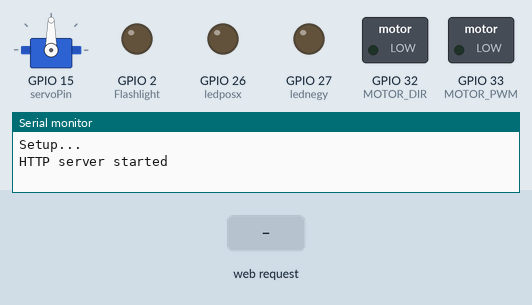
Simulated run of this sketch. Board: ESP32. Parts: servo, switched loads named in the sketch (green lamp = pin HIGH), output pins drawn as LEDs (lit = HIGH), the last lines printed to the serial monitor. Inputs (shaded band) come from the test bench.

Above: at 1.2 s.
1.3 s: HTTP request GET /SentDrivingData?valueX=1 received
At 2.4 s:
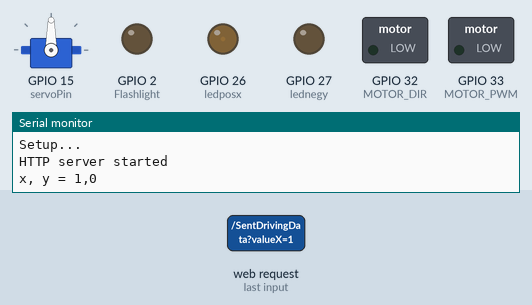
2.8 s: HTTP request GET /SentDrivingData?valueY=1 received
At 3.5 s:
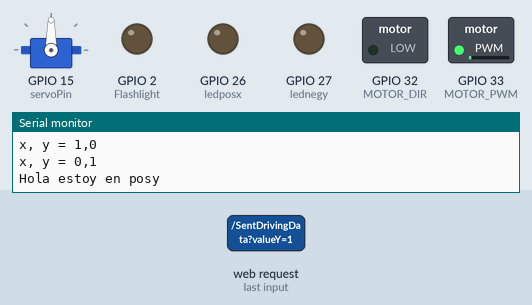
4.3 s: HTTP request GET /SentDrivingData?valueX=120 received
At 4.7 s:
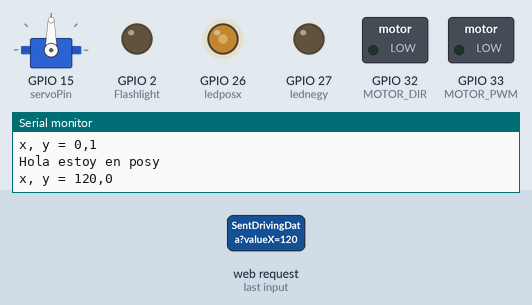
5.8 s: HTTP request GET /SentDrivingData?valueY=120 received
At 7.0 s:
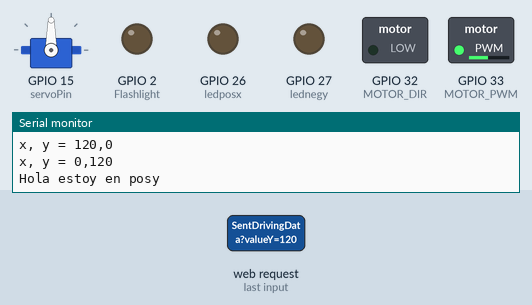
7.3 s: HTTP request GET /SentDrivingData?valueX=1&valueY=1 received
At 8.1 s:
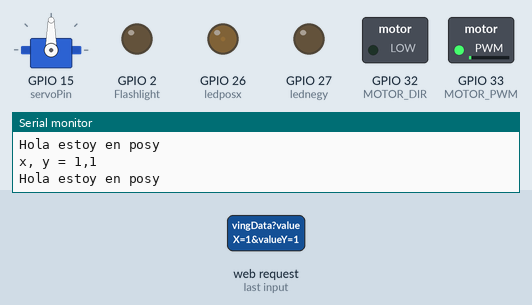
8.8 s: HTTP request GET /SentDrivingData?valueX=120&valueY=120 received
At 9.3 s:
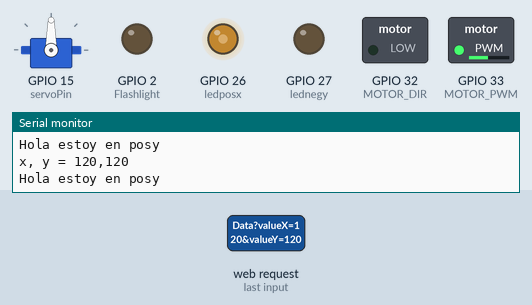
Timing chart, 0 to 11.3 s (numbered marks = the images above; inputs shaded):
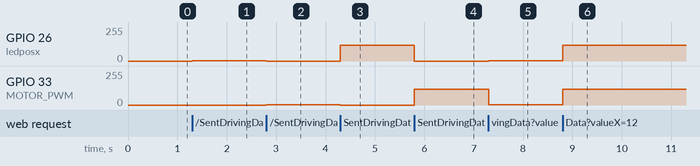

Measured:
- after the input at 1.3 s, GPIO 26 (ledposx): 0/255 → 1/255 at once
- after the input at 2.8 s, GPIO 26 (ledposx): 1/255 → 0/255 at once; GPIO 33 (MOTOR_PWM): 0/255 → 1/255 at once
- after the input at 4.3 s, GPIO 26 (ledposx): 0/255 → 120/255 at once; GPIO 33 (MOTOR_PWM): 1/255 → 0/255 at once
- after the input at 5.8 s, GPIO 26 (ledposx): 120/255 → 0/255 at once; GPIO 33 (MOTOR_PWM): 0/255 → 120/255 at once
- after the input at 7.3 s, GPIO 26 (ledposx): 0/255 → 1/255 at once; GPIO 33 (MOTOR_PWM): 120/255 → 1/255 at once
- after the input at 8.8 s, GPIO 26 (ledposx), GPIO 33 (MOTOR_PWM): 1/255 → 120/255 at once

The sketch:

esp32wifiwebserverv3.ino
```cpp
#include <ESP32Servo.h>
#include <WiFi.h>
#include <WebServer.h>
#include "index.h"  // Mi pagina web
#include <Arduino.h>

Servo myservo;  // create servo object to control a servo

// GPIO the servo is attached to
static const int servoPin = 15;
const int ledposx = 26;
const int ledposy = 33;
const int lednegx = 32;
const int lednegy = 27;

// flashlight
const int Flashlight = 2;

int pos = 90; // intitial servo postion to be at 90 degrees to make it straight different from 90 for mechanical adjustment

// wired connections
#define MOTOR_PWM 33 //  Speed
#define MOTOR_DIR 32 //  Direction

// the actual values for "fast" and "slow" depend on the motor
#define dir_Forward 0
#define dir_Back 255

#define PWM_STOP 0
#define PWM_SLOW 220 // arbitrary slow speed PWM duty cycle
#define PWM_FAST 255 // arbitrary fast speed PWM duty cycle
#define DIR_DELAY 1000 // brief delay for abrupt motor changes

const int freq = 5000;
const int ledChannel_PWM = 5;
const int ledChannel_DIR = 6;
const int resolution = 8;

int x = 0;
int y = 0;

// SSID y contraseña (longitud minimo 8 caracteres)
const char* ssid = "el_Gorki_carro_xd";
const char* password = "12345678";

WebServer server(80);

void setup(void) {
  Serial.begin(115200);
  Serial.println();
  Serial.println("Setup...");

  // El servoPin como OUTPUT
  pinMode(servoPin, OUTPUT);
  pinMode(ledposx, OUTPUT);
  pinMode(ledposy, OUTPUT);
  pinMode(lednegx, OUTPUT);
  pinMode(lednegy, OUTPUT);
  analogWrite(ledposx, 0);
  analogWrite(ledposy, 0);
  analogWrite(lednegx, 0);
  analogWrite(lednegy, 0);

  myservo.attach(servoPin);
  myservo.write(pos);

  // Los pines como OUTPUT
  pinMode(Flashlight, OUTPUT);
  pinMode(MOTOR_DIR, OUTPUT);
  pinMode(MOTOR_PWM, OUTPUT);

  // configurar funcionalidades LED PWM y asociar el canal al GPIO a controlar
  ledcAttachChannel(MOTOR_PWM, freq, resolution, ledChannel_PWM);
  ledcAttachChannel(MOTOR_DIR, freq, resolution, ledChannel_DIR);

  ledcWriteChannel(ledChannel_DIR, dir_Forward);
  ledcWriteChannel(ledChannel_PWM, PWM_STOP);

  //Apaga el flashlight
  digitalWrite(Flashlight, LOW);

  //ESP32 IP: 192.168.4.1
  WiFi.mode(WIFI_AP); // modo Access Point (para conectarse)
  WiFi.softAP(ssid, password);

  server.on("/", handle_OnConnect);
  server.on("/off", handle_Stop);
  server.on("/FlashLight", handle_Flashlight_On);
  server.on("/SentDrivingData", handle_Control);
  server.onNotFound(handle_NotFound);

  server.begin(); // Inicializar server
  Serial.println("HTTP server started");
}

void loop(void) {
  // La rutina se ejecuta si se abre la IP en el navegador.
  server.handleClient();
}

void handle_NotFound () {
  Serial.println("lost connection");
}

void handle_OnConnect() {
  Serial.println("Connected");
  String s = MAIN_page; // Leer de index.h el string MAIN_page
  server.send(200, "text/html", s); // Envia la página web al dispositivo que lo solicita
}

void handle_Stop() {
  digitalWrite(Flashlight, LOW);
  Serial.println("Stopped");
  server.send(200, "text/plain", "ok");
}

void handle_Flashlight_On() {
  digitalWrite(Flashlight, HIGH);
  server.send(200, "text/plain", "ok");
}

void handle_Control(){
  if (server.arg("valueX")){
    int x = server.arg("valueX").toInt();
    int y = server.arg("valueY").toInt();
    Serial.print("x, y = ");
    Serial.print(x);
    Serial.print(",");
    Serial.println(y);
    // analogWrite(ledx, abs(x));
    // analogWrite(ledy, abs(y));
    write_Led(x, y);
  }
  server.send(200, "text/plain", "ok");
}

void write_Led(int x, int y){
  if (x==0){
    analogWrite(ledposx, 0);
    analogWrite(lednegx, 0);
  }else if(x>0) {
    analogWrite(ledposx, x);
    analogWrite(lednegx, 0);
  }else{
    analogWrite(ledposx, 0);
    Serial.println("Hola estoy en negx");
    analogWrite(lednegx, -x);
  }

  if (y==0){
    analogWrite(ledposy, 0);
    analogWrite(lednegy, 0);
  }else if(y>0) {
    analogWrite(ledposy, y);
    analogWrite(lednegy, 0);
    Serial.println("Hola estoy en posy");
  }else{
    analogWrite(ledposy, 0);
    analogWrite(lednegy, -y);
  }
}
```

index.h
```cpp
const char MAIN_page[] PROGMEM = R"=====(
<!DOCTYPE HTML>
<html>
<head>
    <title>El Gorki carro</title>
    <meta name="viewport" content="width=device-width, initial-scale=1.0, maximum-scale=1.0, user-scalable=no">
    <style>
        body {
            display: block;
            justify-content: center;
            align-items: center;
            height: 100vh;
            width: 100%;
            background-color: var(--main-bg-color);
            font-family: var(--font-family);
            user-select: none;
            text-align: center;
            margin: 0;
            padding-top: 30px;

        }

        .joystick-container {
            position: relative;
            width: 200px;
            height: 200px;
            background-color: #fff;
            border-radius: 50%;
            border: 2px solid #000;
            display: flex;
            justify-content: center;
            align-items: center;
            margin-bottom: 20px 0;
            margin: auto;
        }

        .joystick {
            position: absolute;
            width: 50px;
            height: 50px;
            background-color: #000;
            border-radius: 50%;
        }

        :root {
            --main-bg-color: #9e2c9c;
            --button-bg-color: white;
            --button-hover-color: grey;
            --button-active-bg-color: #007399;
            --button-active-color: white;
            --font-family: 'Times', serif;
            --font-family-button: 'appaji ambarisha darbha', sans-serif;
        }


        .button {
            padding: 10px 20px;
            font-size: 18px;
            font-family: var(--font-family-button);
            background-color: var(--button-bg-color);
            margin: 5px;
            color: black;
            border: 1px solid black;
            width: 150px;
            height: 50px;
            display: inline-block;
            text-align: center;
            transition: background-color 0.3s, color 0.3s, box-shadow 0.3s;
        }

        .button:hover {
            background-color: var(--button-bg-color);
            color: var(--button-hover-color);
        }

        .button:active {
            background-color: var(--button-active-bg-color);
            color: var(--button-active-color);
            box-shadow: 0 2px 5px rgba(0, 0, 0, 0.2);
        }


        @media (max-width: 600px) {
            .button {
                width: 100px;
                height: 40px;
                font-size: 14px;
            }
        }
    </style>
</head>
<body>
    <h1>El Gorki carro</h1>
    <div class="joystick-container">
        <div class="joystick"></div>
    </div>
    <button class="button" id="button1" onmousedown="toggle('FlashLight');" ontouchstart="toggle('FlashLight');" onmouseup="toggle('off');" ontouchend="toggle('off');">Flashlight</button>

    <script>
            const joystickContainer = document.querySelector('.joystick-container');
            const joystick = document.querySelector('.joystick');
            let containerRect, containerCenter, maxRadius;

            function initializeJoystick() {
                containerRect = joystickContainer.getBoundingClientRect();
                containerCenter = {
                    x: containerRect.width / 2,
                    y: containerRect.height / 2
                };
                maxRadius = containerRect.width / 2 - joystick.offsetWidth / 2;
                resetJoystick(); // Ensure the joystick starts centered
            }

            initializeJoystick();
            window.addEventListener('resize', initializeJoystick);
            joystick.addEventListener('mousedown', startDrag);
            joystick.addEventListener('touchstart', startDrag);

            function startDrag(event) {
                event.preventDefault();
                document.addEventListener('mousemove', drag);
                document.addEventListener('touchmove', drag);
                document.addEventListener('mouseup', endDrag);
                document.addEventListener('touchend', endDrag);
            }

            function drag(event) {
                event.preventDefault();
                let clientX = event.clientX || event.touches[0].clientX;
                let clientY = event.clientY || event.touches[0].clientY;

                const deltaX = clientX - containerRect.left - containerCenter.x;
                const deltaY = clientY - containerRect.top - containerCenter.y;
                const angle = Math.atan2(deltaY, deltaX);
                const distance = Math.min(maxRadius, Math.sqrt(deltaX ** 2 + deltaY ** 2));

                const x = containerCenter.x + distance * Math.cos(angle);
                const y = containerCenter.y + distance * Math.sin(angle);

                joystick.style.left = `${x - joystick.offsetWidth / 2}px`;
                joystick.style.top = `${y - joystick.offsetHeight / 2}px`;
                joystick.style.transform = ''; // Clear transform during drag

                const normalizedX = (x - containerCenter.x) / maxRadius;
                const normalizedY = (y - containerCenter.y) / maxRadius;

                sendDrivingData(Math.round(normalizedX * 255), Math.round(normalizedY * -255))
            }

            function endDrag() {
                document.removeEventListener('mousemove', drag);
                document.removeEventListener('touchmove', drag);
                document.removeEventListener('mouseup', endDrag);
                document.removeEventListener('touchend', endDrag);
                resetJoystick();
            }

            function resetJoystick() {
                joystick.style.left = '50%';
                joystick.style.top = '50%';
                joystick.style.transform = 'translate(-50%, -50%)'; // Center the joystick
                sendDrivingData(0,0);
            }

        function toggle(x) {
            var xhr = new XMLHttpRequest();
            xhr.open("GET", "/" + x, true);
            xhr.send();
        }

        function sendDrivingData(posX, posY) {
            var xhr = new XMLHttpRequest();
            xhr.open("GET", "/SentDrivingData?valueX=" + posX + "&valueY=" + posY, true);
            xhr.send();
        }

    </script>
</body>
</html>
)=====";
```
